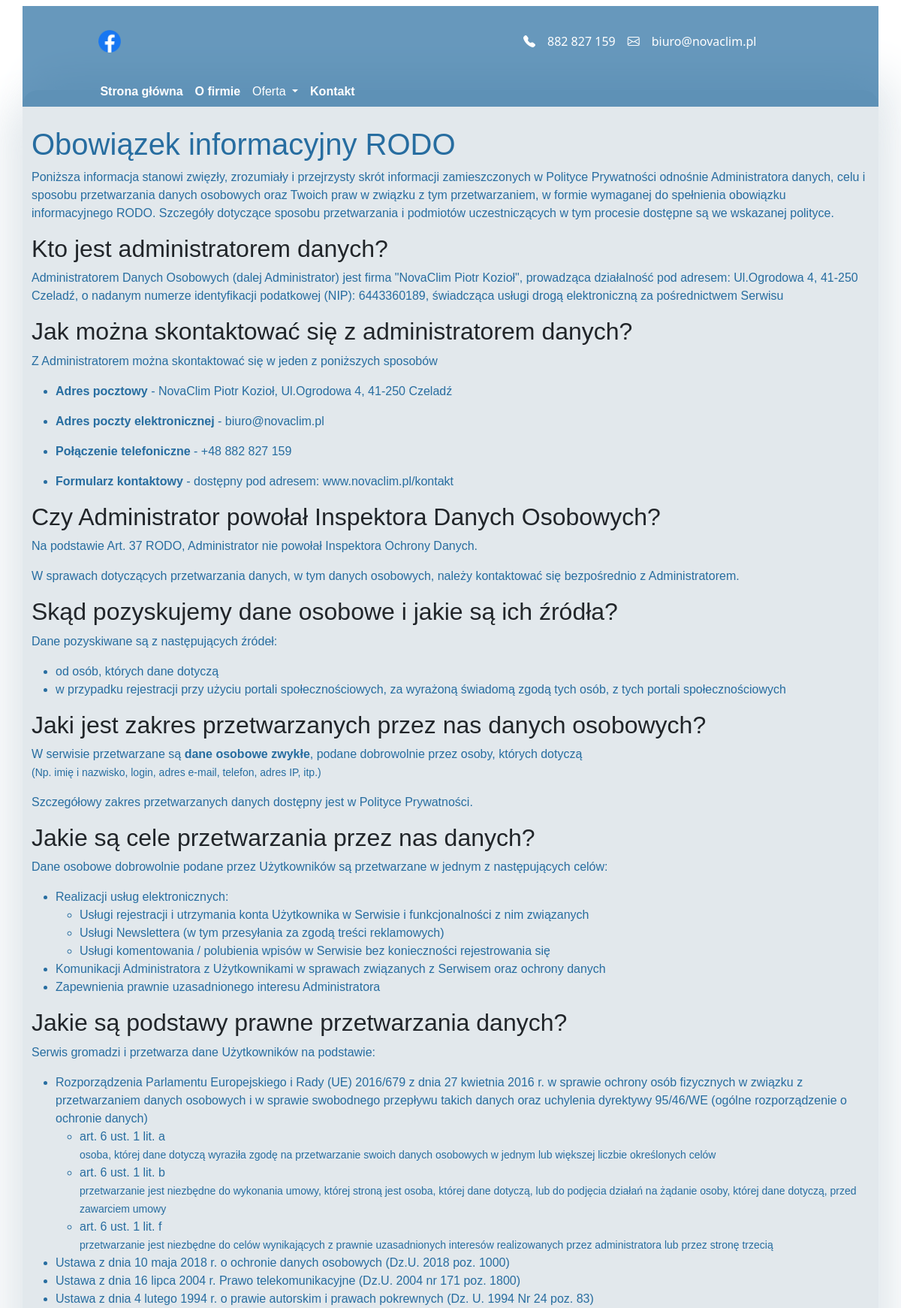
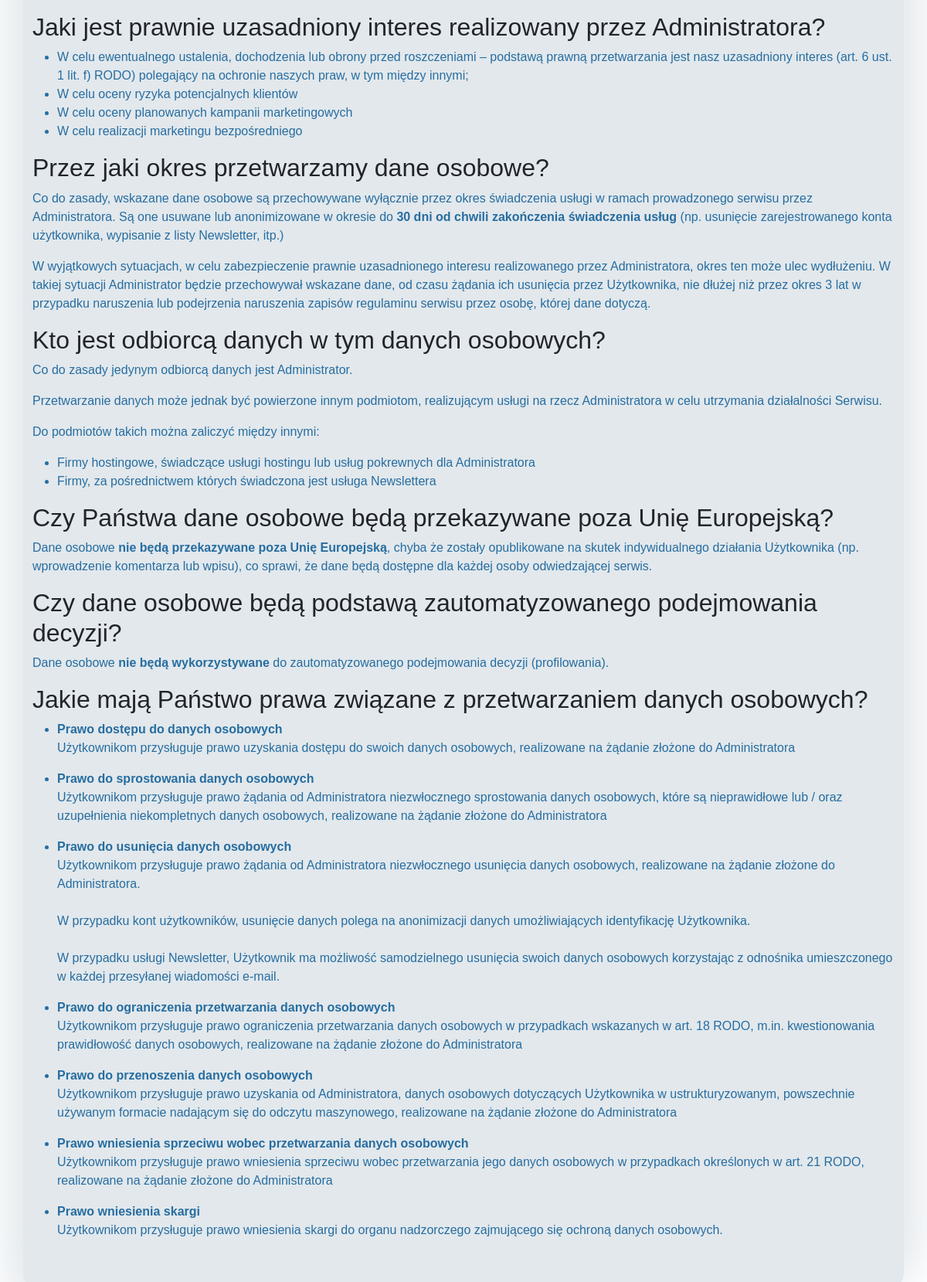
Page /agb/ (upper part) on the committed database (2 pictures, top to bottom).
### Contact/models.py (models this page shows, shortened)
class Social(models.Model):
    name = models.CharField(max_length = 150, null=True, blank=True, verbose_name='media społecznościowe')
    url = models.URLField(null=True, blank=True, verbose_name='adres url do konta')
    icon = models.ImageField(upload_to='socials/', null=True, blank=True, verbose_name='ikonka platformy/logo')
    class Meta:
        verbose_name = 'Medium społecznościowe'
        verbose_name_plural = 'Media społecznościowe'

class ContactData(models.Model):
    name = models.CharField("Nazwa", max_length=255, blank=True, null=True)
    email = models.EmailField("Email", blank=True, null=True)
    phone_number = models.CharField(verbose_name= "Numer telefonu", max_length=15, blank=True, null=True)
    phone_number2 = models.CharField(verbose_name="Numer telefonu bez żadnych znaków", max_length=15, blank=True, null=True)
    street = models.CharField(verbose_name="Ulica", max_length=100, blank=True, null=True)
    nr = models.IntegerField(null=True, blank=True)
    city = models.CharField(verbose_name="Miasto", max_length=100, blank=True, null=True)
    postal_code = models.CharField(verbose_name="Kod pocztowy", max_length=10, blank=True, null=True)
    logo = models.ImageField("Logo", upload_to='logos/', blank=True, null=True)
    socials = models.ManyToManyField(Social, verbose_name='media społecznościowe', blank=True, null=True)
    tax = models.CharField("NIP", max_length=10, blank=True, null=True)
    class Meta:
        verbose_name = "Dane kontaktowe"
        verbose_name_plural = "Dane kontaktowe"

class Agb(models.Model):
    content = RichTextField(null=True, blank=True, verbose_name='treść')
    date = models.DateTimeField(auto_now_add=False, null=True, blank=True, verbose_name='data utworzenia')
    class Meta:
        verbose_name = 'RODO'
        verbose_name_plural = 'RODO'

### Homepage/views.py (the view)
# urls.py: path('agb/', agbView.as_view(), name='agb'),
class agbView(TemplateView):
    template_name = "agb.html"
    def get_context_data(self, **kwargs):
        context = super().get_context_data(**kwargs)
        context["content"] = Agb.objects.first()
        return context

### About/models.py (called while the page is built)
    def get_absolute_url(self):
        return reverse('about', args=[str(self.slug)])

### Homepage/views.py (called while the page is built)
    def get_context_data(self, **kwargs):
            context = super().get_context_data(**kwargs)
            context["form"] = PostForm()
            return context

### Services/models.py (called while the page is built)
    def get_absolute_url(self):
        return reverse('services', args=[str(self.slug)])

### src/context_processors.py (called while the page is built)
def contact_data(request):
    try:
        contact_data = ContactData.objects.first()
    except ContactData.DoesNotExist:
        contact_data = None
    return {'contact_data': contact_data}

def service_data(request):
    service_data = Service.objects.all()
    return {'service_data': service_data}

def about_data(request):
    about_data = About.objects.first()
    about_home = About_home.objects.first()
    context = {
        'about_home': about_home,
        'about_data': about_data
    }
    return context

def social_data(request):
    social = Social.objects.all()
    return {'social': social}

def logo_data(request):
    logo = Logo.objects.first()
    return {'logo': logo}

def contactform(request):
    view = RequestContact()
    context = view.get_context_data()
    return context

### templates/agb.html (shortened to what this page needs)
{% extends 'base.html' %}
{% load static %}
 {% block content %}
 <div class="container first-pad py-5 bg-tone"
 style="margin-top: 15vh;">
{{content.content|safe}}
 </div>
   {% include 'contact.html' %}
 {% endblock content %}

### templates/base.html (shortened to what this page needs)
{% load static %}
<!DOCTYPE html>
<html lang="pl">
    <link rel="stylesheet" href="{% static 'css/style.css' %}" />
    <link rel="stylesheet" href="{% static 'css/small.css' %}" />
    <link
      href="https://cdn.jsdelivr.net/npm/bootstrap@5.3.1/dist/css/bootstrap.min.css"
      rel="stylesheet"
    />
    <link
      href="https://cdn.jsdelivr.net/npm/bootstrap-icons@1.10.0/font/bootstrap-icons.css"
      rel="stylesheet"
    />
    <link href="https://cdn.jsdelivr.net/npm/bootstrap-icons@1.10.0/font/bootstrap-icons.css" rel="stylesheet">
  </head>
  <body>
<div class="position-fixed" style="transform: rotate(170deg) translateY(120vh); z-index: -20;">
</div>
      <nav
        class="navbar navbar-expand-lg bg-body-transparent fixed-top container d-flex justify-content-center"
      >
        <div class="collapse navbar-collapse"  id="collapsibleNavbar">
          <div class="row w-100">
            <div class="row d-flex justify-content-center py-3 text-white">
              <div class="col-lg-4 col-12 col-sm-12 my-3">
                {% for social in social  %}
                {% if social %}
                <a href="{{social.url}}" class="px-2"><img src="{{social.icon.url}}" alt="" width="30"></a>
                {% else %}
                <h1>NovaClim</h1>
                {% endif %}
              {% endfor %}
              </div>
              <div class="col-lg-4  offset-lg-2 d-flex align-items-center">
                <a href="tel:{{contact_data.phone_number2}}" class="text-white"><i class="bi bi-telephone-fill px-3 text-white"></i>{{contact_data.phone_number}}</a>
                <a href="mailto:{{contact_data.email}}" class="text-white"><i class="bi bi-envelope text-white px-3"></i>{{contact_data.email}}</a>
              </div>
            </div>
            <div class="col-lg-6">
              <ul class="navbar-nav ml-auto d-flex justify-content-center">
                <li class="nav-item">
                  <a class="nav-link" href="{% url 'home' %}"
                    ><b>Strona główna</b></a
                  >
                </li>
                <li class="nav-item">
                  <a class="nav-link" href="{{about_data.get_absolute_url}}"
                    ><b>O firmie</b></a
                  >
                </li>
                <li class="nav-item dropdown">
                  <a class="nav-link dropdown-toggle" href="#" role="button" data-bs-toggle="dropdown" aria-expanded="false">
                    Oferta
                  </a>
                </li>
                <li class="nav-item">
                  <a class="nav-link" href="{% url 'contact' %}"
                    ><b>Kontakt</b></a
                  >
                </li>
              </ul>
            </div>
          </div>
        </div>
      </nav>
<div class="fade-in">
  {% block content %} {% endblock content %}
</div>
  </body>
</html>

### static/css/style.css (style rules this page uses)
:root { --tone: #e2e8ec; --brand:#276da0; --lg-brand: rgb(93, 160, 197); --brand-tr : rgba(39, 109, 160,0.7); }
.bg-tone { background-color: var(--tone); }
button, .btn, a { color: var(--brand); }
body { font-family: 'Quicksand', sans-serif; overflow-x: hidden !important; }
a { text-decoration: none!important; }
h1, h2, h3, p, li { font-family: 'Qicksand', sans-serif !important; text-decoration: none!important; font-weight: 500; color: #276da0; }
h1 { color: var(--brand)!important; font-weight: 600; }
.collapse { background-color: rgba(39, 109, 160,0.7); }
nav .nav-item a { color: #fff !important; }
a { color: var(--brand) !important; }
i { color: var(--brand) !important; }
form, footer, .bg-tone { padding:5%; border-radius: 20px; background: var(--tone); box-shadow: -20px 20px 60px var(--tone), 20px -20px 60px var(--tone); }

### rows in the picture
Social: icon (picture)
ContactData: phone_number "882 827 159", email "biuro@novaclim.pl"
Agb: content "Obowiązek informacyjny RODO Poniższa informacja stanowi zwięzły, zrozumiały i przejrzysty skrót informacji zamieszczonych w Polityce Prywatności odnośnie Administratora danych, celu i sposobu przetwarzania danych osobowych oraz Twoich praw w związku z tym przetwarzaniem, w formie wymaganej do spełnienia obowiązku informacyjnego RODO. Szczegóły dotyczące sposobu przetwarzania i podmiotów uczestniczących w tym procesie dostępne są we wskazanej polityce. Kto jest administratorem danych? Administratorem Danych Osobowych (dalej Administrator) jest firma \"NovaClim Piotr Kozioł\", prowadząca działalność pod adresem: Ul.Ogrodowa 4, 41-250 Czeladź, o nadanym numerze identyfikacji podatkowej (NIP):…"
